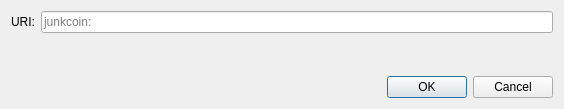
<?xml version="1.0" encoding="UTF-8"?>
<ui version="4.0">
 <class>OpenURIDialog</class>
 <widget class="QDialog" name="OpenURIDialog">
  <property name="geometry">
   <rect>
    <x>0</x>
    <y>0</y>
    <width>564</width>
    <height>109</height>
   </rect>
  </property>
  <property name="windowTitle">
   <string>Open junkcoin URI</string>
  </property>
  <layout class="QVBoxLayout" name="verticalLayout">
   <item>
    <layout class="QHBoxLayout" name="horizontalLayout">
     <item>
      <widget class="QLabel" name="label">
       <property name="text">
        <string>URI:</string>
       </property>
      </widget>
     </item>
     <item>
      <widget class="QValidatedLineEdit" name="uriEdit">
       <property name="placeholderText">
        <string notr="true">junkcoin:</string>
       </property>
      </widget>
     </item>
    </layout>
   </item>
   <item>
    <spacer name="verticalSpacer">
     <property name="orientation">
      <enum>Qt::Vertical</enum>
     </property>
     <property name="sizeHint" stdset="0">
      <size>
       <width>20</width>
       <height>40</height>
      </size>
     </property>
    </spacer>
   </item>
   <item>
    <widget class="QDialogButtonBox" name="buttonBox">
     <property name="orientation">
      <enum>Qt::Horizontal</enum>
     </property>
     <property name="standardButtons">
      <set>QDialogButtonBox::Cancel|QDialogButtonBox::Ok</set>
     </property>
    </widget>
   </item>
  </layout>
 </widget>
 <customwidgets>
  <customwidget>
   <class>QValidatedLineEdit</class>
   <extends>QLineEdit</extends>
   <header>qt/qvalidatedlineedit.h</header>
  </customwidget>
 </customwidgets>
 <resources/>
 <connections>
  <connection>
   <sender>buttonBox</sender>
   <signal>accepted()</signal>
   <receiver>OpenURIDialog</receiver>
   <slot>accept()</slot>
   <hints>
    <hint type="sourcelabel">
     <x>248</x>
     <y>254</y>
    </hint>
    <hint type="destinationlabel">
     <x>157</x>
     <y>274</y>
    </hint>
   </hints>
  </connection>
  <connection>
   <sender>buttonBox</sender>
   <signal>rejected()</signal>
   <receiver>OpenURIDialog</receiver>
   <slot>reject()</slot>
   <hints>
    <hint type="sourcelabel">
     <x>316</x>
     <y>260</y>
    </hint>
    <hint type="destinationlabel">
     <x>286</x>
     <y>274</y>
    </hint>
   </hints>
  </connection>
 </connections>
</ui>
